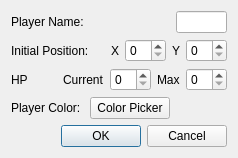
<?xml version="1.0" encoding="UTF-8"?>
<ui version="4.0">
 <class>NewPlayerDialog</class>
 <widget class="QDialog" name="NewPlayerDialog">
  <property name="geometry">
   <rect>
    <x>0</x>
    <y>0</y>
    <width>238</width>
    <height>152</height>
   </rect>
  </property>
  <property name="windowTitle">
   <string>New Player</string>
  </property>
  <layout class="QGridLayout" name="gridLayout">
   <item row="4" column="1">
    <widget class="QPushButton" name="pushButton">
     <property name="text">
      <string>Color Picker</string>
     </property>
    </widget>
   </item>
   <item row="0" column="2">
    <widget class="QLineEdit" name="playerName"/>
   </item>
   <item row="2" column="0" colspan="3">
    <layout class="QHBoxLayout" name="horizontalLayout">
     <item>
      <widget class="QLabel" name="label_2">
       <property name="text">
        <string>Initial Position:</string>
       </property>
      </widget>
     </item>
     <item>
      <spacer name="horizontalSpacer">
       <property name="orientation">
        <enum>Qt::Horizontal</enum>
       </property>
       <property name="sizeHint" stdset="0">
        <size>
         <width>40</width>
         <height>20</height>
        </size>
       </property>
      </spacer>
     </item>
     <item>
      <widget class="QLabel" name="label_3">
       <property name="text">
        <string>X</string>
       </property>
      </widget>
     </item>
     <item>
      <widget class="QSpinBox" name="xPos"/>
     </item>
     <item>
      <widget class="QLabel" name="label_4">
       <property name="text">
        <string>Y</string>
       </property>
      </widget>
     </item>
     <item>
      <widget class="QSpinBox" name="yPos"/>
     </item>
    </layout>
   </item>
   <item row="0" column="0">
    <widget class="QLabel" name="label">
     <property name="text">
      <string>Player Name:</string>
     </property>
    </widget>
   </item>
   <item row="4" column="0">
    <widget class="QLabel" name="label_5">
     <property name="text">
      <string>Player Color:</string>
     </property>
    </widget>
   </item>
   <item row="5" column="0" colspan="3">
    <widget class="QDialogButtonBox" name="buttonBox">
     <property name="orientation">
      <enum>Qt::Horizontal</enum>
     </property>
     <property name="standardButtons">
      <set>QDialogButtonBox::Cancel|QDialogButtonBox::Ok</set>
     </property>
    </widget>
   </item>
   <item row="3" column="0" colspan="3">
    <layout class="QHBoxLayout" name="horizontalLayout_2">
     <item>
      <widget class="QLabel" name="label_6">
       <property name="text">
        <string>HP</string>
       </property>
      </widget>
     </item>
     <item>
      <spacer name="horizontalSpacer_2">
       <property name="orientation">
        <enum>Qt::Horizontal</enum>
       </property>
       <property name="sizeHint" stdset="0">
        <size>
         <width>40</width>
         <height>20</height>
        </size>
       </property>
      </spacer>
     </item>
     <item>
      <widget class="QLabel" name="label_7">
       <property name="text">
        <string>Current</string>
       </property>
      </widget>
     </item>
     <item>
      <widget class="QSpinBox" name="currentHitpoints"/>
     </item>
     <item>
      <widget class="QLabel" name="label_8">
       <property name="text">
        <string>Max</string>
       </property>
      </widget>
     </item>
     <item>
      <widget class="QSpinBox" name="maxHitpoints"/>
     </item>
    </layout>
   </item>
  </layout>
 </widget>
 <resources/>
 <connections>
  <connection>
   <sender>buttonBox</sender>
   <signal>accepted()</signal>
   <receiver>NewPlayerDialog</receiver>
   <slot>accept()</slot>
   <hints>
    <hint type="sourcelabel">
     <x>248</x>
     <y>254</y>
    </hint>
    <hint type="destinationlabel">
     <x>157</x>
     <y>274</y>
    </hint>
   </hints>
  </connection>
  <connection>
   <sender>buttonBox</sender>
   <signal>rejected()</signal>
   <receiver>NewPlayerDialog</receiver>
   <slot>reject()</slot>
   <hints>
    <hint type="sourcelabel">
     <x>316</x>
     <y>260</y>
    </hint>
    <hint type="destinationlabel">
     <x>286</x>
     <y>274</y>
    </hint>
   </hints>
  </connection>
 </connections>
</ui>
